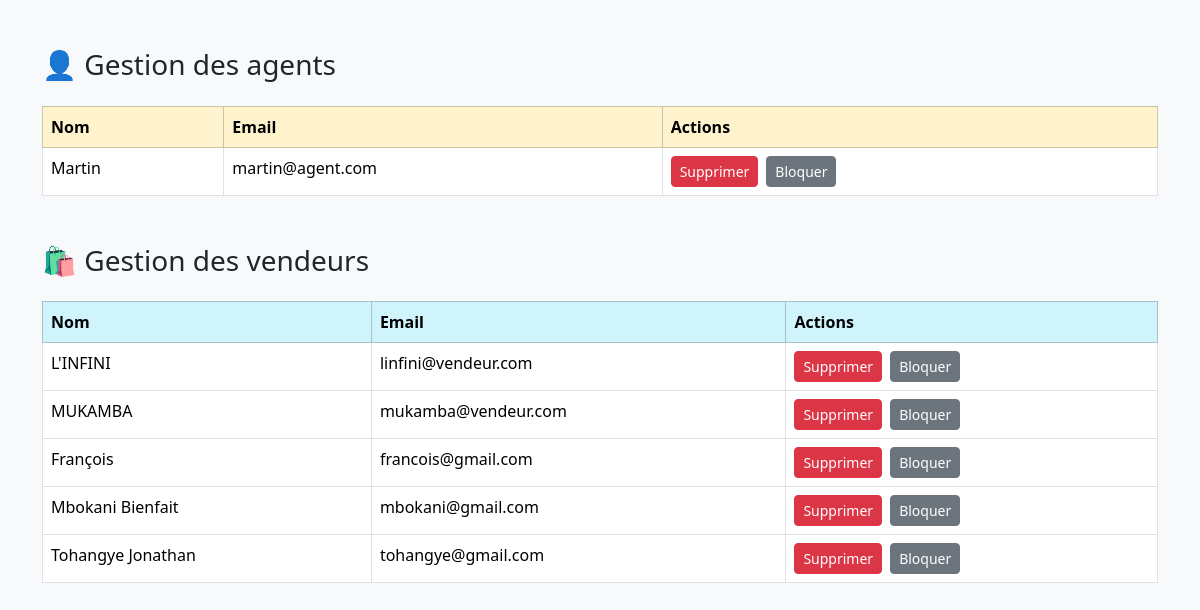
Screenshot of /admin_gestion.php with the database file from the repository.
### tables this page shows
CREATE TABLE IF NOT EXISTS `agent` (
  `IdAgent` int NOT NULL AUTO_INCREMENT,
  `NomAgent` varchar(100) DEFAULT NULL,
  `EmailAgent` varchar(100) DEFAULT NULL,
  `MotDePasseAgent` varchar(255) DEFAULT NULL,
  `IdAdmin` int DEFAULT NULL,
  PRIMARY KEY (`IdAgent`),
  UNIQUE KEY `IdAdmin` (`IdAdmin`)
);

CREATE TABLE IF NOT EXISTS `vendeur` (
  `IdVendeur` int NOT NULL AUTO_INCREMENT,
  `NomVendeur` varchar(100) DEFAULT NULL,
  `EmailVendeur` varchar(50) DEFAULT NULL,
  `MotDePasseVendeur` varchar(255) DEFAULT NULL,
  `IdMarche` int DEFAULT NULL,
  PRIMARY KEY (`IdVendeur`),
  UNIQUE KEY `EmailVendeur` (`EmailVendeur`),
  KEY `IdMarche` (`IdMarche`),
  KEY `EmailVendeur_2` (`EmailVendeur`)
);

### admin_gestion.php (the view, shortened to what this page needs)
<?php
require 'db.php';
$agents = $pdo->query("SELECT IdAgent, NomAgent, EmailAgent FROM agent")->fetchAll();
$vendeurs = $pdo->query("SELECT IdVendeur, NomVendeur, EmailVendeur FROM vendeur")->fetchAll();
?>
<!DOCTYPE html>
<html lang="fr">
<head>
  <link href="https://cdn.jsdelivr.net/npm/bootstrap@5.3.2/dist/css/bootstrap.min.css" rel="stylesheet">
</head>
<body class="bg-light">
  <div class="container mt-5">
    <h3 class="mb-4">👤 Gestion des agents</h3>
    <table class="table table-bordered">
      <thead class="table-warning">
        <tr>
          <th>Nom</th>
          <th>Email</th>
          <th>Actions</th>
        </tr>
      </thead>
      <tbody>
        <?php foreach ($agents as $a): ?>
          <tr>
            <td><?= $a['NomAgent'] ?></td>
            <td><?= $a['EmailAgent'] ?></td>
            <td>
              <form action="admin_action.php" method="POST" class="d-flex gap-2">
                <button name="action" value="supprimer" class="btn btn-danger btn-sm">Supprimer</button>
                <button name="action" value="bloquer" class="btn btn-secondary btn-sm">Bloquer</button>
              </form>
            </td>
          </tr>
        <?php endforeach; ?>
      </tbody>
    </table>
    <h3 class="mb-4 mt-5">🛍️ Gestion des vendeurs</h3>
    <table class="table table-bordered">
      <thead class="table-info">
        <tr>
          <th>Nom</th>
          <th>Email</th>
          <th>Actions</th>
        </tr>
      </thead>
      <tbody>
        <?php foreach ($vendeurs as $v): ?>
          <tr>
            <td><?= $v['NomVendeur'] ?></td>
            <td><?= $v['EmailVendeur'] ?></td>
            <td>
              <form action="admin_action.php" method="POST" class="d-flex gap-2">
                <button name="action" value="supprimer" class="btn btn-danger btn-sm">Supprimer</button>
                <button name="action" value="bloquer" class="btn btn-secondary btn-sm">Bloquer</button>
              </form>
            </td>
          </tr>
        <?php endforeach; ?>
      </tbody>
    </table>
  </div>
</body>
</html>

### rows the page displays
agent: NomAgent "Martin", EmailAgent "martin@agent.com"
vendeur: NomVendeur "L'INFINI", EmailVendeur "linfini@vendeur.com"
vendeur: NomVendeur "MUKAMBA", EmailVendeur "mukamba@vendeur.com"
vendeur: NomVendeur "François", EmailVendeur "francois@gmail.com"
vendeur: NomVendeur "Mbokani Bienfait", EmailVendeur "mbokani@gmail.com"
vendeur: NomVendeur "Tohangye Jonathan", EmailVendeur "tohangye@gmail.com"
